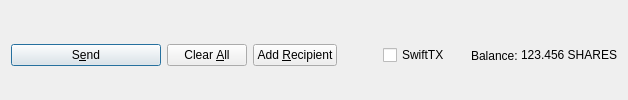
         <widget class="QFrame" name="frame_Send">
          <layout class="QHBoxLayout" name="horizontalLayout">
           <property name="bottomMargin">
            <number>0</number>
           </property>
           <item>
            <widget class="QPushButton" name="sendButton">
             <property name="minimumSize">
              <size>
               <width>150</width>
               <height>0</height>
              </size>
             </property>
             <property name="toolTip">
              <string>Confirm the send action</string>
             </property>
             <property name="text">
              <string>S&amp;end</string>
             </property>
             <property name="icon">
              <iconset resource="../wealthshares.qrc">
               <normaloff>:/icons/send</normaloff>:/icons/send</iconset>
             </property>
             <property name="autoDefault">
              <bool>false</bool>
             </property>
             <property name="default">
              <bool>true</bool>
             </property>
            </widget>
           </item>
           <item>
            <widget class="QPushButton" name="clearButton">
             <property name="sizePolicy">
              <sizepolicy hsizetype="Minimum" vsizetype="Fixed">
               <horstretch>0</horstretch>
               <verstretch>0</verstretch>
              </sizepolicy>
             </property>
             <property name="toolTip">
              <string>Clear all fields of the form.</string>
             </property>
             <property name="text">
              <string>Clear &amp;All</string>
             </property>
             <property name="icon">
              <iconset resource="../wealthshares.qrc">
               <normaloff>:/icons/remove</normaloff>:/icons/remove</iconset>
             </property>
             <property name="autoDefault">
              <bool>false</bool>
             </property>
            </widget>
           </item>
           <item>
            <widget class="QPushButton" name="addButton">
             <property name="toolTip">
              <string>Send to multiple recipients at once</string>
             </property>
             <property name="text">
              <string>Add &amp;Recipient</string>
             </property>
             <property name="icon">
              <iconset resource="../wealthshares.qrc">
               <normaloff>:/icons/add</normaloff>:/icons/add</iconset>
             </property>
             <property name="autoDefault">
              <bool>false</bool>
             </property>
            </widget>
           </item>
           <item>
            <spacer name="horizontalSpacer">
             <property name="orientation">
              <enum>Qt::Horizontal</enum>
             </property>
             <property name="sizeHint" stdset="0">
              <size>
               <width>40</width>
               <height>20</height>
              </size>
             </property>
            </spacer>
           </item>
           <item>
            <layout class="QHBoxLayout" name="horizontalLayout_2">
             <property name="spacing">
              <number>3</number>
             </property>
             <item>
              <widget class="QCheckBox" name="checkSwiftTX">
               <property name="enabled">
                <bool>true</bool>
               </property>
               <property name="minimumSize">
                <size>
                 <width>85</width>
                 <height>0</height>
                </size>
               </property>
               <property name="text">
                <string>SwiftTX</string>
               </property>
              </widget>
             </item>
             <item>
              <widget class="QLabel" name="label">
               <property name="text">
                <string>Balance:</string>
               </property>
              </widget>
             </item>
             <item>
              <widget class="QLabel" name="labelBalance">
               <property name="sizePolicy">
                <sizepolicy hsizetype="Preferred" vsizetype="Fixed">
                 <horstretch>0</horstretch>
                 <verstretch>0</verstretch>
                </sizepolicy>
               </property>
               <property name="cursor">
                <cursorShape>IBeamCursor</cursorShape>
               </property>
               <property name="text">
                <string notr="true">123.456 SHARES</string>
               </property>
               <property name="textInteractionFlags">
                <set>Qt::LinksAccessibleByMouse|Qt::TextSelectableByKeyboard|Qt::TextSelectableByMouse</set>
               </property>
              </widget>
             </item>
            </layout>
           </item>
          </layout>
         </widget>
